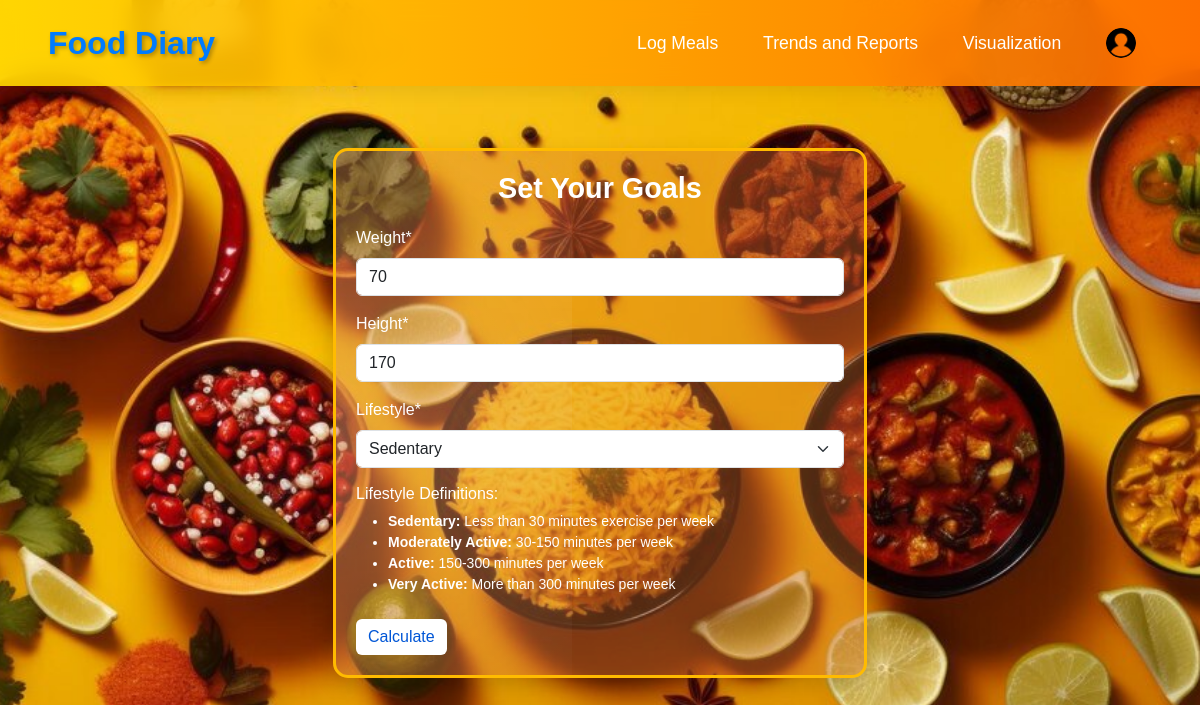
The page /goals/ (signed in) on the database as committed earlier.
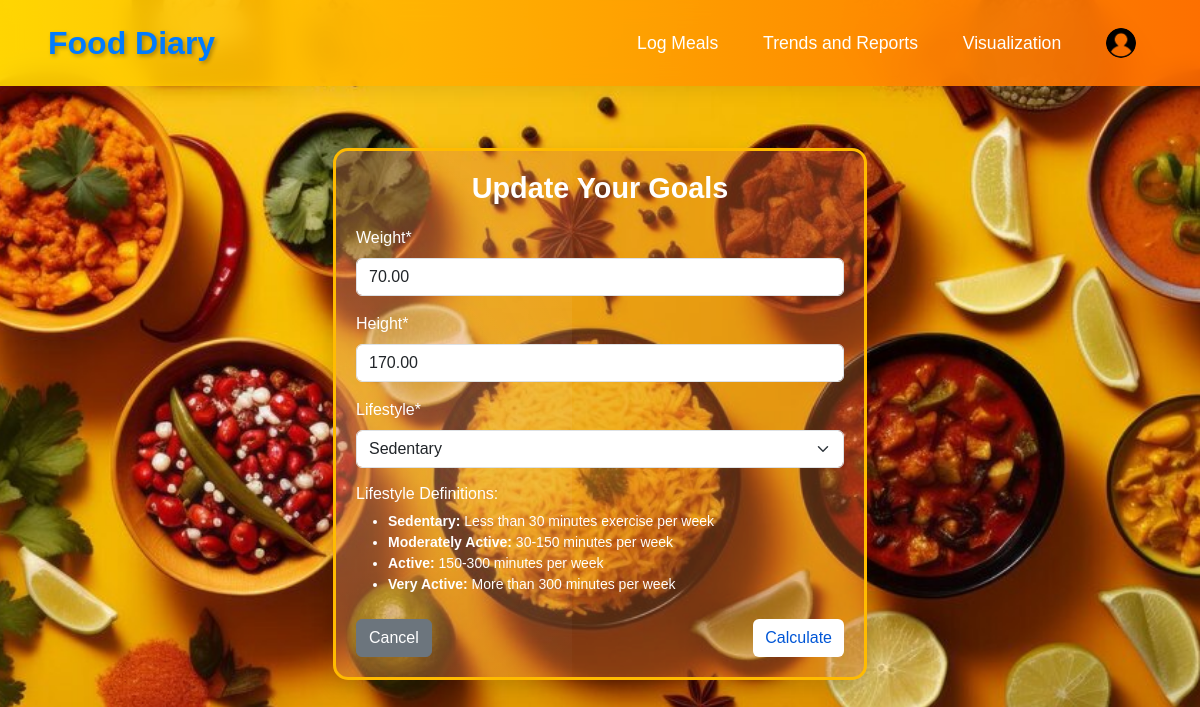
The same page on the database as committed later.
### calorie/models.py (models this page shows)
class DailyGoal(models.Model):
    LIFESTYLE_CHOICES = [
        ('S', 'Sedentary'),
        ('M', 'Moderately Active'),
        ('A', 'Active'),
        ('V', 'Very Active'),
    ]
    user = models.OneToOneField(User, on_delete=models.CASCADE)
    weight = models.DecimalField(max_digits=5, decimal_places=2, default=70)
    height = models.DecimalField(max_digits=5, decimal_places=2, default=170)
    lifestyle = models.CharField(max_length=1, choices=LIFESTYLE_CHOICES, default='S')
    calories = models.PositiveIntegerField(default=2000)
    protein = models.PositiveIntegerField(default=100)
    carbs = models.PositiveIntegerField(default=250)
    fats = models.PositiveIntegerField(default=67)

### calorie/views.py (the view)
# urls.py: path("goals/", views.goals, name="goals"),
@login_required
def goals(request):
    daily_goal = DailyGoal.objects.filter(user=request.user).first()
    is_initial_setup = daily_goal is None
    if request.method == 'POST':
        form = DailyGoalForm(request.POST, instance=daily_goal)
        if form.is_valid():
            goal = form.save(commit=False)
            recommendations = get_recommended_values(
                float(goal.weight),
                float(goal.height),
                goal.lifestyle,
                request.user.userprofile.gender
            )
            goal.calories = recommendations['calories']
            goal.protein = recommendations['protein']
            goal.carbs = recommendations['carbs']
            goal.fats = recommendations['fats']
            goal.user = request.user
            goal.save()
            return redirect('home')
    else:
        form = DailyGoalForm(instance=daily_goal)
    return render(request, 'calorie/goals.html', {
        'form': form,
        'is_initial_setup': is_initial_setup
    })

### calorie/forms.py
class DailyGoalForm(forms.ModelForm):
    class Meta:
        model = DailyGoal
        fields = ['weight', 'height', 'lifestyle']
        widgets = {
            'weight': forms.NumberInput(attrs={'class': 'form-control', 'placeholder': 'Enter weight in kg'}),
            'height': forms.NumberInput(attrs={'class': 'form-control', 'placeholder': 'Enter height in cm'}),
            'lifestyle': forms.Select(attrs={'class': 'form-control'})
        }
        labels = {
            'calories': 'Daily Calorie Goal (kcal)',
            'protein': 'Daily Protein Goal (g)',
            'carbs': 'Daily crabs Goal (g)',
            'fats': 'Daily fats Goal (g)',
        }

### calorie/templates/calorie/goals.html (shortened to what this page needs)
{% extends 'calorie/base.html' %}
{% load crispy_forms_tags %}
{% block content %}
<div class="container-fluid mt-5">
  <div class="row justify-content-center">
    <div class="col-lg-6">
      <div class="card" style="margin-top: 100px;">
        <div class="card-body">
          <h5 class="card-title text-center">
            {% if is_initial_setup %}
              Set Your Goals
            {% else %}
              Update Your Goals
            {% endif %}
          </h5>
          <form method="POST" id="goalForm">
            {{form|crispy}}
            <div class="lifestyle-info mt-3">
              <h6>Lifestyle Definitions:</h6>
              <ul class="small">
                <li><strong>Sedentary:</strong> Less than 30 minutes exercise per week</li>
                <li><strong>Moderately Active:</strong> 30-150 minutes per week</li>
                <li><strong>Active:</strong> 150-300 minutes per week</li>
                <li><strong>Very Active:</strong> More than 300 minutes per week</li>
              </ul>
            </div>
            <div class="d-flex justify-content-between mt-4">
              {% if not is_initial_setup %}
                <a href="{% url 'home' %}" class="btn btn-secondary">Cancel</a>
              {% endif %}
              <button type="button" id="calculateBtn" class="btn btn-primary">Calculate</button>
            </div>
          </form>
        </div>
      </div>
    </div>
  </div>
</div>
{% endblock %}

### calorie/templates/calorie/base.html (shortened to what this page needs)
{% load static %}
<!DOCTYPE html>
<html lang="en">
  <head>
    <link
      href="https://cdn.jsdelivr.net/npm/bootstrap@5.3.3/dist/css/bootstrap.min.css"
      rel="stylesheet"
    />
    <link rel="stylesheet" href="{% static 'calorie/style.css' %}" />
    <link rel="stylesheet" href="{% static 'calorie/dashboard.css' %}" />
  </head>
  <body>
    <nav>
      <a class="navbar-brand">Food Diary</a>
      <div class="navbar-nav">
        <a class="nav-link" href="{% url 'home' %}">Log Meals</a>
        <a class="nav-link" href="{% url 'generate_report' 'pdf' %}"
          >Trends and Reports</a
        >
        {% if request.session.visualization_available %}
        <a class="nav-link" href="{% url 'visualization' %}">Visualization</a>
        {% endif %}
        <div class="nav-item dropdown">
          <a
            class="nav-link dropdown-toggle"
            href="#"
            id="profileDropdown"
            role="button"
            data-bs-toggle="dropdown"
          >
            <img
              src="{% static 'assets/images/profile.png' %}"
              alt="Profile"
              class="rounded-circle"
              width="30"
              height="30"
            />
          </a>
        </div>
      </div>
    </nav>
    <div class="container mt-4">{% block content %} {% endblock %}</div>
  </body>
</html>

### calorie/static/calorie/style.css (style rules this page uses)
body { background: url("/static/assets/images/homee.jpg") no-repeat center center fixed; background-size: cover; height: 100vh; flex-direction: column; justify-content: space-between; }
body { font-family: "Arial", sans-serif; }
nav { display: flex; justify-content: space-between; align-items: center; position: fixed; top: 0; left: 0; width: 100%; padding: 1.2rem 3rem; z-index: 1000; background: linear-gradient( to right, rgba(255, 215, 0, 0.9), rgba(255, 106, 0, 0.9) ); backdrop-filter: blur(10px); box-shadow: 0 2px 20px rgba(0, 0, 0, 0.1); }
.navbar-nav { display: flex; flex-direction: row; align-items: center; gap: 0.8rem; }
.nav-link { font-size: 1.1rem; padding: 0.7rem 1.1rem; color: #ffffff; text-decoration: none; border-radius: 20px; transition: all 0.3s ease; position: relative; }
.navbar-nav:last-child { margin-left: auto; }
.navbar-brand { font-size: 2rem; font-weight: bold; color: #007bff; text-shadow: 2px 2px 4px rgba(0, 0, 0, 0.3); transition: all 0.3s ease; }
.navbar-nav .nav-link { color: #ffffff; text-decoration: none; padding: 0.5rem 1rem; border-radius: 20px; transition: all 0.3s ease; position: relative; }
.navbar-nav .nav-link::after { content: ""; position: absolute; width: 0; height: 2px; bottom: 5px; left: 50%; background-color: #ffffff; transition: all 0.3s ease; transform: translateX(-50%); }
.nav-item.dropdown .nav-link::after { display: none; }
.card-title { font-size: 1.8rem; font-weight: bold; margin-bottom: 20px; color: white; }
.btn-primary { background-color: #ffffff; color: #0056d6; border: none; transition: background 0.3s ease, color 0.3s ease; }
.card { margin-top: 25px; border: solid; border-color:rgb(255, 187, 0) ; border-radius: 15px; color: white; background-color: rgba(215, 115, 48, 0.362); overflow: hidden; position: relative; transition: transform 0.3s ease, box-shadow 0.3s ease, filter 0.3s ease; box-shadow: 0 8px 20px rgba(0, 0, 0, 0.15); }
.card::before { content: ""; position: absolute; top: -50%; left: -50%; width: 500px; height: 200%; background: radial-gradient( circle, rgba(255, 255, 255, 0.15), transparent 70% ); animation: subtleBackgroundAnim 8s infinite linear; z-index: 1; }
.card-body { position: relative; z-index: 2; padding: 20px; }

Rows that differ between the two databases and show on the page:
added DailyGoal: weight "70.00", height "170.00", lifestyle "Sedentary"
Other text that changed with them:
form field weight: "70" → (not shown)
form field height: "170" → (not shown)
form field lifestyle: "Sedentary" → (not shown)
text no longer shown: "Set Your Goals"
text now shown: "Update Your Goals Cancel"
